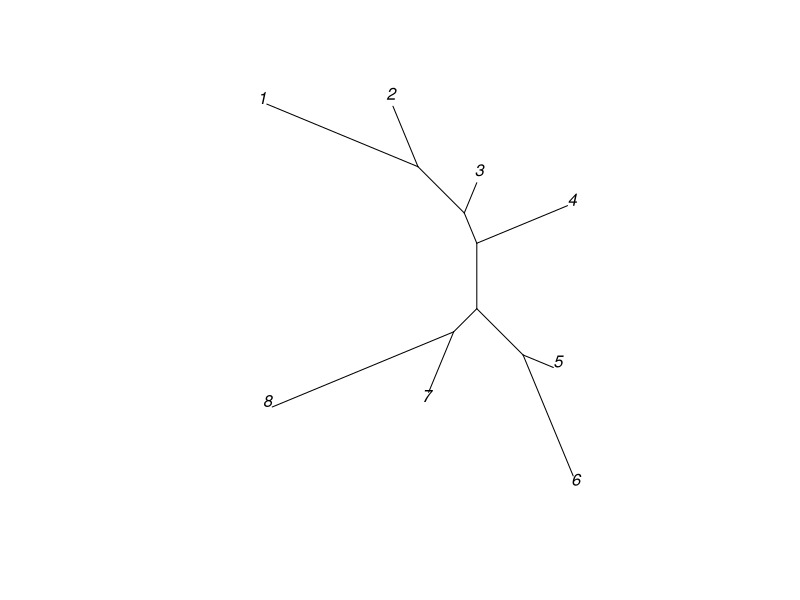
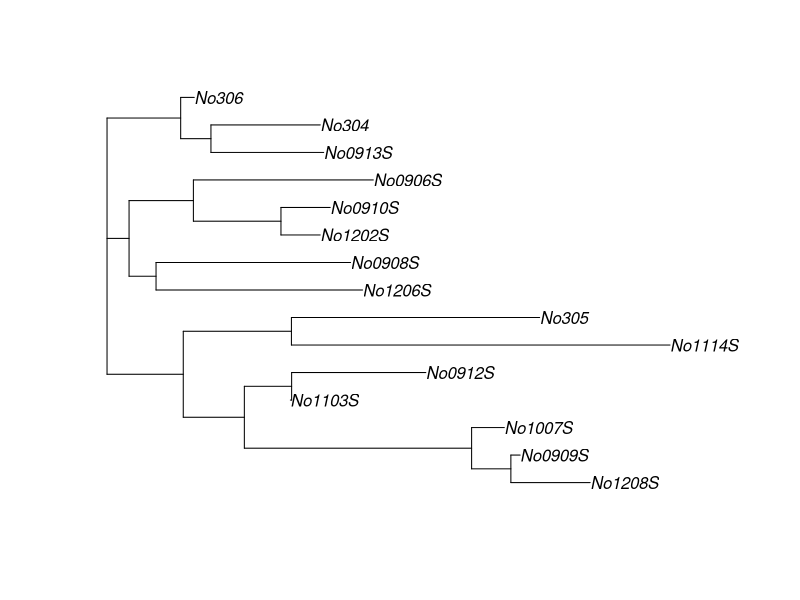

The R script that drew these images, in order:
library(ape)


### Name: BIONJ
### Title: Tree Estimation Based on an Improved Version of the NJ Algorithm
### Aliases: bionj
### Keywords: models

### ** Examples

### From Saitou and Nei (1987, Table 1):
x <- c(7, 8, 11, 13, 16, 13, 17, 5, 8, 10, 13,
       10, 14, 5, 7, 10, 7, 11, 8, 11, 8, 12,
       5, 6, 10, 9, 13, 8)
M <- matrix(0, 8, 8)
M[lower.tri(M)] <- x
M <- t(M)
M[lower.tri(M)] <- x
dimnames(M) <- list(1:8, 1:8)
tr <- bionj(M)
plot(tr, "u")
### a less theoretical example
data(woodmouse)
trw <- bionj(dist.dna(woodmouse))
plot(trw)
